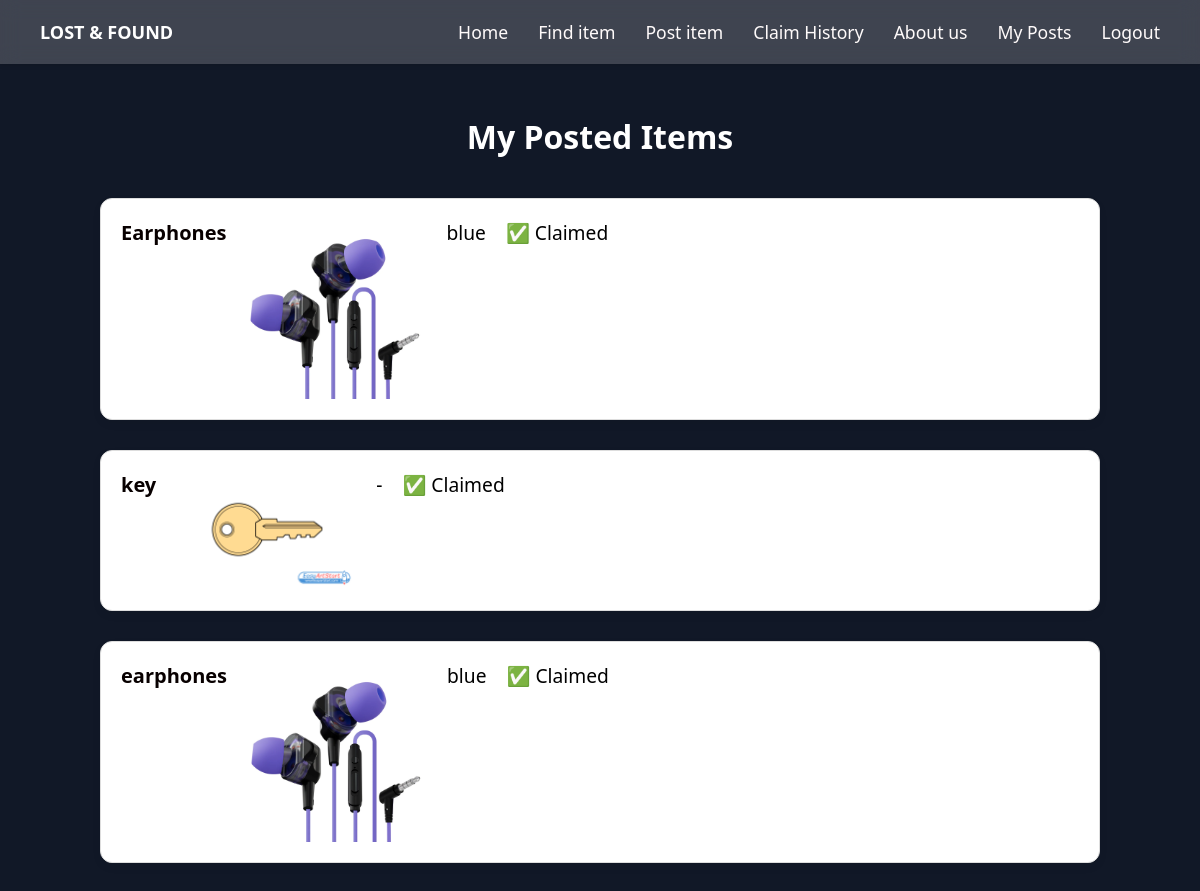
/my-posts/ (signed in), run on the app's committed database.
### portal/models.py (models this page shows, shortened)
class LostFoundItem(models.Model):
    ITEM_TYPES = (
        ('Lost', 'Lost'),
        ('Found', 'Found'),
    )
    name = models.CharField(max_length=100 , default='Unnamed Item')
    email = models.EmailField(null=True, blank=True)
    phone = models.CharField(max_length=15, null=True, blank=True)
    title = models.CharField(max_length=100)
    description = models.TextField()
    item_type = models.CharField(max_length=20)
    location = models.CharField(max_length=100)
    date = models.DateField()
    image = models.ImageField(upload_to='item_images/')
    posted_by = models.ForeignKey(User, on_delete=models.CASCADE)

### portal/views.py (the view)
# urls.py: path('my-posts/', views.my_posts, name='my_posts'),
@login_required
def my_posts(request):
    items = LostFoundItem.objects.filter(posted_by=request.user)
    return render(request, 'my_posts.html', {'items': items})

### portal/templates/my_posts.html (shortened to what this page needs)
{% load static %}
<!DOCTYPE html>
<html>
<head>
    <link rel="stylesheet" href="{% static 'my_posts.css' %}">
</head>
<body>
    <nav>
        <div class="logo">LOST & FOUND</div>
        <a href="{% url 'home' %}">Home</a>
        <a href="{% url 'find_item' %}">Find item</a>
        <a href="{% url 'post_item' %}">Post item</a>
        <a href="{% url 'view_all_claims' %}">Claim History</a>
        <a href="{% url 'about_us' %}">About us</a>
        <a href="{% url 'my_posts' %}">My Posts</a>
        <a href="{% url 'logout' %}">Logout</a>
    </nav>
    <div class="content">
        <h1>My Posted Items</h1>
        {% for item in items %}
            <div class="item-card">
                <h3>{{ item.title }}</h3>
                <img src="{{ item.image.url }}" width="200" />
                <p>{{ item.description|truncatechars:100 }}</p>
                {% if item.claimdetail %}
            <span class="text-success" style= "font-size:1.2rem; color: black;">✅ Claimed</span>
        {% else %}
            <form action="{% url 'claim_item' item.id %}" method="get">
                <button class="btn btn-success">Mark as Found</button>
            </form>
        {% endif %}
    </div>
{% empty %}
    <p>No items posted yet.</p>
{% endfor %}
    </div>
</body>
</html>

### static/my_posts.css (style rules this page uses)
body { margin: 0; padding: 0; font-family: 'Segoe UI', Tahoma, Verdana, sans-serif; background-color: #111827; color: #ffffff; box-sizing: border-box; }
nav { display: flex; justify-content: flex-end; padding: 20px 40px; background-color: rgba(249, 246, 246, 0.2); backdrop-filter: blur(10px); color: #ffffff; box-shadow: 0 2px 4px rgba(0, 0, 0, 0.1); }
nav .logo { margin-right: auto; font-weight: bold; font-size: 18px; color: #ffffff; }
nav a { color: #fffbfb; text-decoration: none; margin-left: 30px; font-weight: 500; font-size: 1.1rem; }
.content { padding: 30px; max-width: 1000px; margin: auto; }
h1 { color: #ffffff; text-align: center; margin-bottom: 40px; }
.item-card { background-color: #ffffff; border: 1px solid #ddd; border-radius: 12px; padding: 20px; margin-bottom: 30px; box-shadow: 0 4px 10px rgba(0,0,0,0.05); display: flex; gap: 20px; align-items: flex-start; }
.item-card img { border-radius: 8px; width: 180px; height: auto; object-fit: cover; }
.item-card h3 { margin-top: 0; margin-bottom: 10px; font-size: 20px; color: #080000; }
.item-card p { color: #000000; margin: 0 0 15px; font-size: 1.2rem; }

### data on the page
LostFoundItem: title "Earphones", image (picture), description "blue", shows "✅ Claimed"
LostFoundItem: title "key", image (picture), description "-", shows "✅ Claimed"
LostFoundItem: title "earphones", image (picture), description "blue", shows "✅ Claimed"
